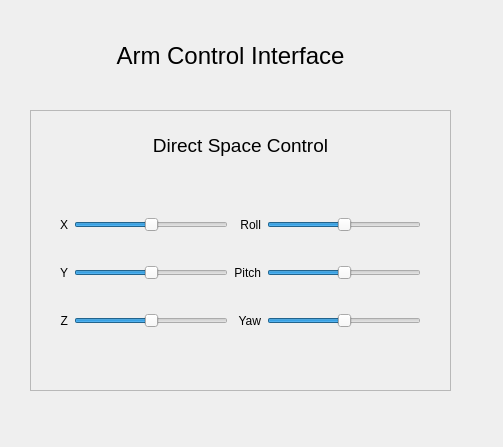
<?xml version="1.0" encoding="UTF-8"?>
<ui version="4.0">
 <class>Form</class>
 <widget class="QWidget" name="Form">
  <property name="geometry">
   <rect>
    <x>0</x>
    <y>0</y>
    <width>503</width>
    <height>447</height>
   </rect>
  </property>
  <property name="windowTitle">
   <string>Form</string>
  </property>
  <widget class="QLabel" name="label_12">
   <property name="geometry">
    <rect>
     <x>100</x>
     <y>40</y>
     <width>261</width>
     <height>31</height>
    </rect>
   </property>
   <property name="font">
    <font>
     <pointsize>18</pointsize>
     <weight>50</weight>
     <bold>false</bold>
    </font>
   </property>
   <property name="text">
    <string>Arm Control Interface</string>
   </property>
   <property name="alignment">
    <set>Qt::AlignCenter</set>
   </property>
  </widget>
  <widget class="QFrame" name="frame">
   <property name="geometry">
    <rect>
     <x>30</x>
     <y>110</y>
     <width>421</width>
     <height>281</height>
    </rect>
   </property>
   <property name="autoFillBackground">
    <bool>false</bool>
   </property>
   <property name="frameShape">
    <enum>QFrame::StyledPanel</enum>
   </property>
   <property name="frameShadow">
    <enum>QFrame::Raised</enum>
   </property>
   <widget class="QWidget" name="gridLayoutWidget">
    <property name="geometry">
     <rect>
      <x>30</x>
      <y>80</y>
      <width>361</width>
      <height>167</height>
     </rect>
    </property>
    <layout class="QGridLayout" name="gridLayout">
     <item row="1" column="4">
      <widget class="QSlider" name="or_pitch">
       <property name="minimum">
        <number>-100</number>
       </property>
       <property name="maximum">
        <number>100</number>
       </property>
       <property name="sliderPosition">
        <number>0</number>
       </property>
       <property name="orientation">
        <enum>Qt::Horizontal</enum>
       </property>
      </widget>
     </item>
     <item row="1" column="2">
      <widget class="QLabel" name="label_9">
       <property name="text">
        <string>Pitch</string>
       </property>
       <property name="alignment">
        <set>Qt::AlignRight|Qt::AlignTrailing|Qt::AlignVCenter</set>
       </property>
      </widget>
     </item>
     <item row="0" column="0">
      <widget class="QLabel" name="label">
       <property name="text">
        <string>X</string>
       </property>
       <property name="alignment">
        <set>Qt::AlignRight|Qt::AlignTrailing|Qt::AlignVCenter</set>
       </property>
      </widget>
     </item>
     <item row="0" column="2">
      <widget class="QLabel" name="label_8">
       <property name="text">
        <string>Roll</string>
       </property>
       <property name="alignment">
        <set>Qt::AlignRight|Qt::AlignTrailing|Qt::AlignVCenter</set>
       </property>
      </widget>
     </item>
     <item row="1" column="1">
      <widget class="QSlider" name="pos_y">
       <property name="minimum">
        <number>-100</number>
       </property>
       <property name="maximum">
        <number>100</number>
       </property>
       <property name="sliderPosition">
        <number>0</number>
       </property>
       <property name="orientation">
        <enum>Qt::Horizontal</enum>
       </property>
      </widget>
     </item>
     <item row="1" column="0">
      <widget class="QLabel" name="label_10">
       <property name="text">
        <string>Y</string>
       </property>
       <property name="alignment">
        <set>Qt::AlignRight|Qt::AlignTrailing|Qt::AlignVCenter</set>
       </property>
      </widget>
     </item>
     <item row="3" column="0">
      <widget class="QLabel" name="label_5">
       <property name="text">
        <string>Z</string>
       </property>
       <property name="alignment">
        <set>Qt::AlignRight|Qt::AlignTrailing|Qt::AlignVCenter</set>
       </property>
      </widget>
     </item>
     <item row="3" column="1">
      <widget class="QSlider" name="pos_z">
       <property name="minimum">
        <number>-100</number>
       </property>
       <property name="maximum">
        <number>100</number>
       </property>
       <property name="sliderPosition">
        <number>0</number>
       </property>
       <property name="orientation">
        <enum>Qt::Horizontal</enum>
       </property>
      </widget>
     </item>
     <item row="0" column="1">
      <widget class="QSlider" name="pos_x">
       <property name="minimum">
        <number>-100</number>
       </property>
       <property name="maximum">
        <number>100</number>
       </property>
       <property name="sliderPosition">
        <number>0</number>
       </property>
       <property name="orientation">
        <enum>Qt::Horizontal</enum>
       </property>
      </widget>
     </item>
     <item row="0" column="4">
      <widget class="QSlider" name="or_roll">
       <property name="minimum">
        <number>-100</number>
       </property>
       <property name="maximum">
        <number>100</number>
       </property>
       <property name="sliderPosition">
        <number>0</number>
       </property>
       <property name="orientation">
        <enum>Qt::Horizontal</enum>
       </property>
      </widget>
     </item>
     <item row="3" column="2">
      <widget class="QLabel" name="label_6">
       <property name="text">
        <string>Yaw</string>
       </property>
       <property name="alignment">
        <set>Qt::AlignRight|Qt::AlignTrailing|Qt::AlignVCenter</set>
       </property>
      </widget>
     </item>
     <item row="3" column="4">
      <widget class="QSlider" name="or_yaw">
       <property name="minimum">
        <number>-100</number>
       </property>
       <property name="maximum">
        <number>100</number>
       </property>
       <property name="sliderPosition">
        <number>0</number>
       </property>
       <property name="orientation">
        <enum>Qt::Horizontal</enum>
       </property>
      </widget>
     </item>
    </layout>
   </widget>
   <widget class="QLabel" name="label_14">
    <property name="geometry">
     <rect>
      <x>80</x>
      <y>20</y>
      <width>261</width>
      <height>31</height>
     </rect>
    </property>
    <property name="font">
     <font>
      <pointsize>18</pointsize>
      <weight>50</weight>
      <bold>false</bold>
     </font>
    </property>
    <property name="text">
     <string>&lt;html&gt;&lt;head/&gt;&lt;body&gt;&lt;p&gt;&lt;span style=&quot; font-size:14pt;&quot;&gt;Direct Space Control&lt;/span&gt;&lt;/p&gt;&lt;/body&gt;&lt;/html&gt;</string>
    </property>
    <property name="alignment">
     <set>Qt::AlignCenter</set>
    </property>
   </widget>
  </widget>
  <zorder>frame</zorder>
  <zorder>label_12</zorder>
 </widget>
 <resources/>
 <connections/>
</ui>
